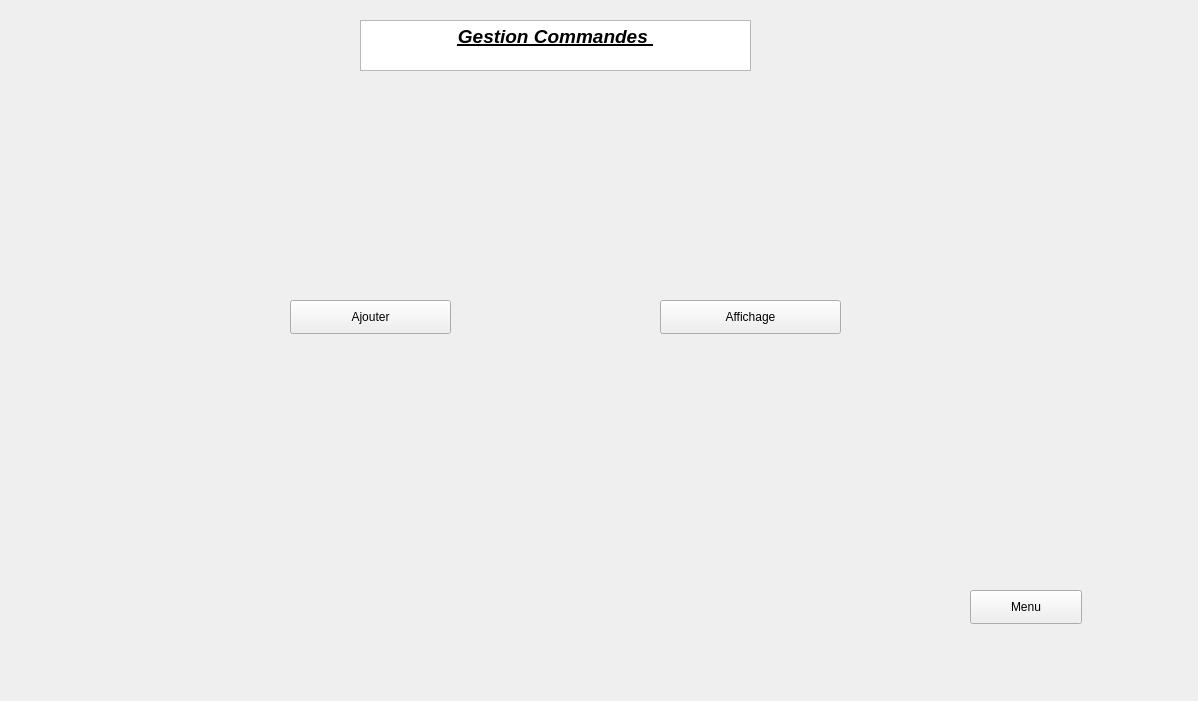
<?xml version="1.0" encoding="UTF-8"?>
<ui version="4.0">
 <class>Commande</class>
 <widget class="QDialog" name="Commande">
  <property name="geometry">
   <rect>
    <x>0</x>
    <y>0</y>
    <width>1198</width>
    <height>701</height>
   </rect>
  </property>
  <property name="windowTitle">
   <string>Dialog</string>
  </property>
  <widget class="QStackedWidget" name="stackedWidget">
   <property name="geometry">
    <rect>
     <x>30</x>
     <y>80</y>
     <width>1071</width>
     <height>551</height>
    </rect>
   </property>
   <property name="currentIndex">
    <number>2</number>
   </property>
   <widget class="QWidget" name="page">
    <widget class="QPushButton" name="pushButton_4">
     <property name="geometry">
      <rect>
       <x>520</x>
       <y>190</y>
       <width>112</width>
       <height>34</height>
      </rect>
     </property>
     <property name="text">
      <string>Ajouter</string>
     </property>
    </widget>
    <widget class="QPushButton" name="pushButton_5">
     <property name="geometry">
      <rect>
       <x>940</x>
       <y>500</y>
       <width>112</width>
       <height>34</height>
      </rect>
     </property>
     <property name="text">
      <string>Annuler</string>
     </property>
    </widget>
    <widget class="QPushButton" name="pushButton_6">
     <property name="geometry">
      <rect>
       <x>520</x>
       <y>260</y>
       <width>112</width>
       <height>34</height>
      </rect>
     </property>
     <property name="text">
      <string>Modifier</string>
     </property>
    </widget>
    <widget class="QLabel" name="label">
     <property name="geometry">
      <rect>
       <x>100</x>
       <y>130</y>
       <width>111</width>
       <height>41</height>
      </rect>
     </property>
     <property name="text">
      <string>Id</string>
     </property>
    </widget>
    <widget class="QLabel" name="label_2">
     <property name="geometry">
      <rect>
       <x>100</x>
       <y>190</y>
       <width>69</width>
       <height>51</height>
      </rect>
     </property>
     <property name="text">
      <string>Prix</string>
     </property>
    </widget>
    <widget class="QLabel" name="label_3">
     <property name="geometry">
      <rect>
       <x>100</x>
       <y>270</y>
       <width>69</width>
       <height>20</height>
      </rect>
     </property>
     <property name="text">
      <string>Quantiter</string>
     </property>
    </widget>
    <widget class="QLabel" name="label_4">
     <property name="geometry">
      <rect>
       <x>100</x>
       <y>330</y>
       <width>91</width>
       <height>41</height>
      </rect>
     </property>
     <property name="text">
      <string>Date</string>
     </property>
    </widget>
    <widget class="QLineEdit" name="id_line">
     <property name="geometry">
      <rect>
       <x>210</x>
       <y>140</y>
       <width>211</width>
       <height>31</height>
      </rect>
     </property>
    </widget>
    <widget class="QLineEdit" name="prix_line">
     <property name="geometry">
      <rect>
       <x>210</x>
       <y>204</y>
       <width>211</width>
       <height>31</height>
      </rect>
     </property>
    </widget>
    <widget class="QLineEdit" name="quantiter_line">
     <property name="geometry">
      <rect>
       <x>210</x>
       <y>264</y>
       <width>211</width>
       <height>31</height>
      </rect>
     </property>
    </widget>
    <widget class="QLineEdit" name="date_line">
     <property name="geometry">
      <rect>
       <x>210</x>
       <y>330</y>
       <width>211</width>
       <height>31</height>
      </rect>
     </property>
    </widget>
   </widget>
   <widget class="QWidget" name="page_3">
    <widget class="QTabWidget" name="tabWidget">
     <property name="geometry">
      <rect>
       <x>160</x>
       <y>10</y>
       <width>841</width>
       <height>501</height>
      </rect>
     </property>
     <property name="currentIndex">
      <number>1</number>
     </property>
     <widget class="QWidget" name="tab">
      <attribute name="title">
       <string>SMS</string>
      </attribute>
     </widget>
     <widget class="QWidget" name="tab_2">
      <attribute name="title">
       <string>Supprimer</string>
      </attribute>
      <widget class="QLabel" name="label_5">
       <property name="geometry">
        <rect>
         <x>410</x>
         <y>70</y>
         <width>131</width>
         <height>51</height>
        </rect>
       </property>
       <property name="text">
        <string>ID</string>
       </property>
      </widget>
      <widget class="QLineEdit" name="lineEdit">
       <property name="geometry">
        <rect>
         <x>320</x>
         <y>130</y>
         <width>201</width>
         <height>31</height>
        </rect>
       </property>
      </widget>
      <widget class="QLabel" name="label_6">
       <property name="geometry">
        <rect>
         <x>390</x>
         <y>190</y>
         <width>69</width>
         <height>20</height>
        </rect>
       </property>
       <property name="text">
        <string>Quantiter</string>
       </property>
      </widget>
      <widget class="QLineEdit" name="lineEdit_2">
       <property name="geometry">
        <rect>
         <x>320</x>
         <y>230</y>
         <width>211</width>
         <height>31</height>
        </rect>
       </property>
      </widget>
      <widget class="QPushButton" name="pushButton">
       <property name="geometry">
        <rect>
         <x>20</x>
         <y>420</y>
         <width>112</width>
         <height>34</height>
        </rect>
       </property>
       <property name="text">
        <string>ok</string>
       </property>
      </widget>
      <widget class="QPushButton" name="pushButton_7">
       <property name="geometry">
        <rect>
         <x>700</x>
         <y>430</y>
         <width>112</width>
         <height>34</height>
        </rect>
       </property>
       <property name="text">
        <string>Annuler</string>
       </property>
      </widget>
     </widget>
     <widget class="QWidget" name="tab_3">
      <attribute name="title">
       <string>Modifier</string>
      </attribute>
      <widget class="QPushButton" name="pushButton_8">
       <property name="geometry">
        <rect>
         <x>290</x>
         <y>310</y>
         <width>112</width>
         <height>34</height>
        </rect>
       </property>
       <property name="text">
        <string>Valider</string>
       </property>
      </widget>
      <widget class="QPushButton" name="pushButton_9">
       <property name="geometry">
        <rect>
         <x>430</x>
         <y>310</y>
         <width>112</width>
         <height>34</height>
        </rect>
       </property>
       <property name="text">
        <string>Quitter</string>
       </property>
      </widget>
      <widget class="QLabel" name="label_7">
       <property name="geometry">
        <rect>
         <x>250</x>
         <y>130</y>
         <width>69</width>
         <height>31</height>
        </rect>
       </property>
       <property name="text">
        <string>ID</string>
       </property>
      </widget>
      <widget class="QLabel" name="label_8">
       <property name="geometry">
        <rect>
         <x>250</x>
         <y>210</y>
         <width>101</width>
         <height>41</height>
        </rect>
       </property>
       <property name="text">
        <string>Date</string>
       </property>
      </widget>
      <widget class="QLineEdit" name="lineEdit_3">
       <property name="geometry">
        <rect>
         <x>320</x>
         <y>130</y>
         <width>113</width>
         <height>25</height>
        </rect>
       </property>
      </widget>
      <widget class="QLineEdit" name="lineEdit_4">
       <property name="geometry">
        <rect>
         <x>320</x>
         <y>220</y>
         <width>113</width>
         <height>31</height>
        </rect>
       </property>
      </widget>
     </widget>
     <widget class="QWidget" name="tab_4">
      <attribute name="title">
       <string>Rechercher</string>
      </attribute>
      <widget class="QLabel" name="label_9">
       <property name="geometry">
        <rect>
         <x>330</x>
         <y>130</y>
         <width>69</width>
         <height>20</height>
        </rect>
       </property>
       <property name="text">
        <string>Date</string>
       </property>
      </widget>
      <widget class="QLabel" name="label_10">
       <property name="geometry">
        <rect>
         <x>100</x>
         <y>130</y>
         <width>69</width>
         <height>20</height>
        </rect>
       </property>
       <property name="text">
        <string>ID</string>
       </property>
      </widget>
      <widget class="QLabel" name="label_11">
       <property name="geometry">
        <rect>
         <x>510</x>
         <y>130</y>
         <width>69</width>
         <height>20</height>
        </rect>
       </property>
       <property name="text">
        <string>Quantite</string>
       </property>
      </widget>
      <widget class="QLineEdit" name="lineEdit_5">
       <property name="geometry">
        <rect>
         <x>50</x>
         <y>180</y>
         <width>113</width>
         <height>25</height>
        </rect>
       </property>
      </widget>
      <widget class="QLineEdit" name="lineEdit_6">
       <property name="geometry">
        <rect>
         <x>290</x>
         <y>180</y>
         <width>113</width>
         <height>25</height>
        </rect>
       </property>
      </widget>
      <widget class="QLineEdit" name="lineEdit_7">
       <property name="geometry">
        <rect>
         <x>490</x>
         <y>180</y>
         <width>113</width>
         <height>25</height>
        </rect>
       </property>
      </widget>
      <widget class="QPushButton" name="pushButton_10">
       <property name="geometry">
        <rect>
         <x>710</x>
         <y>390</y>
         <width>112</width>
         <height>34</height>
        </rect>
       </property>
       <property name="text">
        <string>rechercher</string>
       </property>
      </widget>
      <widget class="QPushButton" name="pushButton_11">
       <property name="geometry">
        <rect>
         <x>710</x>
         <y>430</y>
         <width>112</width>
         <height>34</height>
        </rect>
       </property>
       <property name="text">
        <string>Annuler</string>
       </property>
      </widget>
     </widget>
     <widget class="QWidget" name="tab_5">
      <attribute name="title">
       <string>Trier</string>
      </attribute>
     </widget>
     <widget class="QWidget" name="tab_6">
      <attribute name="title">
       <string>QR_Code</string>
      </attribute>
     </widget>
     <widget class="QWidget" name="tab_7">
      <attribute name="title">
       <string>Statistiques</string>
      </attribute>
     </widget>
    </widget>
   </widget>
   <widget class="QWidget" name="page_2">
    <widget class="QPushButton" name="Ajouter">
     <property name="geometry">
      <rect>
       <x>260</x>
       <y>220</y>
       <width>161</width>
       <height>34</height>
      </rect>
     </property>
     <property name="text">
      <string>Ajouter</string>
     </property>
    </widget>
    <widget class="QPushButton" name="pushButton_2">
     <property name="geometry">
      <rect>
       <x>630</x>
       <y>220</y>
       <width>181</width>
       <height>34</height>
      </rect>
     </property>
     <property name="text">
      <string>Affichage</string>
     </property>
    </widget>
    <widget class="QPushButton" name="pushButton_3">
     <property name="geometry">
      <rect>
       <x>940</x>
       <y>510</y>
       <width>112</width>
       <height>34</height>
      </rect>
     </property>
     <property name="text">
      <string>Menu</string>
     </property>
    </widget>
   </widget>
  </widget>
  <widget class="QTextBrowser" name="textBrowser">
   <property name="geometry">
    <rect>
     <x>360</x>
     <y>20</y>
     <width>391</width>
     <height>51</height>
    </rect>
   </property>
   <property name="html">
    <string>&lt;!DOCTYPE HTML PUBLIC &quot;-//W3C//DTD HTML 4.0//EN&quot; &quot;http://www.w3.org/TR/REC-html40/strict.dtd&quot;&gt;
&lt;html&gt;&lt;head&gt;&lt;meta name=&quot;qrichtext&quot; content=&quot;1&quot; /&gt;&lt;style type=&quot;text/css&quot;&gt;
p, li { white-space: pre-wrap; }
&lt;/style&gt;&lt;/head&gt;&lt;body style=&quot; font-family:'MS Shell Dlg 2'; font-size:8pt; font-weight:400; font-style:normal;&quot;&gt;
&lt;p align=&quot;center&quot; style=&quot; margin-top:0px; margin-bottom:0px; margin-left:0px; margin-right:0px; -qt-block-indent:0; text-indent:0px;&quot;&gt;&lt;span style=&quot; font-family:'MS Shell Dlg 2'; font-size:14pt; font-weight:600; font-style:italic; text-decoration: underline;&quot;&gt;Gestion Commandes &lt;/span&gt;&lt;/p&gt;&lt;/body&gt;&lt;/html&gt;</string>
   </property>
  </widget>
 </widget>
 <resources/>
 <connections/>
</ui>
